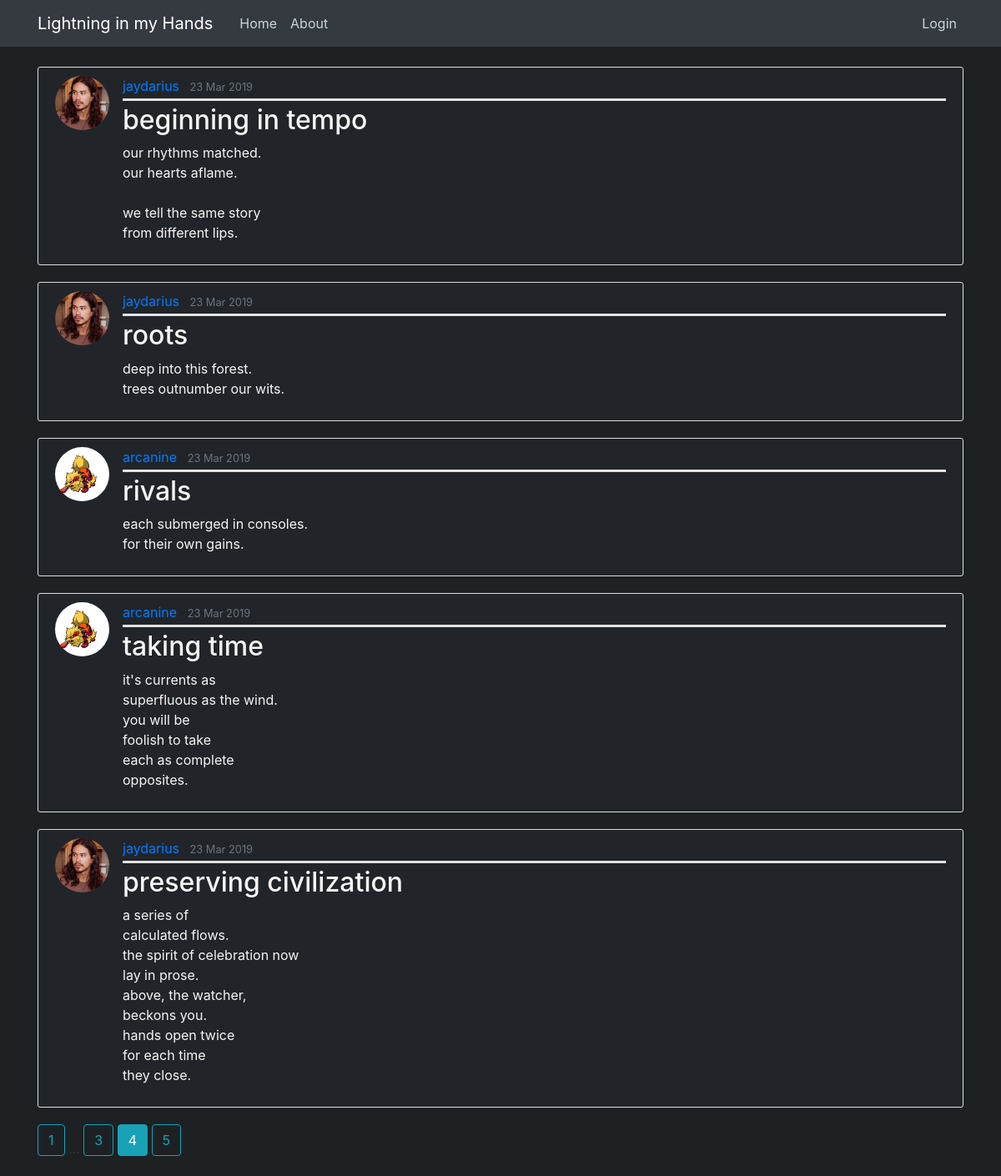
/home?page=4, run on the app's committed database.
### lightning_flask/models.py (models this page shows, shortened)
class Post(db.Model):
    id = db.Column(db.Integer, primary_key=True)
    title = db.Column(db.String(100), nullable=False)
    date_posted = db.Column(db.DateTime, nullable=False, default=datetime.utcnow)
    content = db.Column(db.Text, nullable=False)
    user_id = db.Column(db.Integer, db.ForeignKey('user.id'), nullable=False)

class User(db.Model, UserMixin):
    id = db.Column(db.Integer, primary_key=True)
    username = db.Column(db.String(20), unique=True, nullable=False)
    email = db.Column(db.String(120), unique=True, nullable=False)
    image_file = db.Column(db.String(20), nullable=False, default='default.jpg')
    password = db.Column(db.String(60), nullable=False)
    posts = db.relationship('Post', backref='author', lazy=True)

### lightning_flask/main/routes.py (the view)
@main.route("/")
@main.route("/home")
def home():  # AKA view function
    page = request.args.get('page', 1, type=int)  # by default, add a query parameter to this route. It's default value is 1
    posts = Post.query.order_by(Post.date_posted.desc()).paginate(page=page, per_page=5)
    return render_template('home.html', posts=posts)

### lightning_flask/templates/home.html
{% extends "layout.html" %}
{% block content %}
    {% for post in posts.items %}
        <article class="media content-section">
          <img class="rounded-circle article-img" src="{{ url_for('static', filename='profile_pics/' + post.author.image_file) }}">
          <div class="media-body">
            <div class="article-metadata">
              <a class="mr-2" href="{{ url_for('users.user_posts', username=post.author.username) }}">{{ post.author.username }}</a>
              <small class="text-muted">{{ post.date_posted.strftime('%d %b %Y') }}</small>
            </div>
            <h2><a class="article-title" href="{{ url_for('posts.post', post_id=post.id) }}">{{ post.title }}</a></h2>
            <p class="article-content">{{ post.content }}</p>
          </div>
        </article>
    {% endfor %}
    {% for page_num in posts.iter_pages(left_edge=1, right_edge=1, left_current=1, right_current=2) %}
        {% if page_num %}
            {% if posts.page == page_num %}
              <a class="btn btn-info mb-4" href="{{ url_for('main.home', page=page_num) }}">{{ page_num }}</a>
            {% else %}
              <a class="btn btn-outline-info mb-4" href="{{ url_for('main.home', page=page_num) }}">{{ page_num }}</a>
            {% endif %}
        {% else %}
        ...
        {% endif %}
    {% endfor %}
{% endblock content %}

### lightning_flask/static/dev-main.css (style rules this page uses)
body { background: #1d2124; color: #333333; margin-top: 5rem; }
h1, h2, h3, h4, h5, h6 { color: #007bff; }
p { color: whitesmoke; }
.content-section { background: #212529; padding: 10px 20px; border: 1px solid #dddddd; border-radius: 3px; margin-bottom: 20px; }
.article-title { color: whitesmoke; }
.article-content { white-space: pre-line; }
.article-img { height: 65px; width: 65px; margin-right: 16px; }
.article-metadata { padding-bottom: 3px; margin-bottom: 4px; border-bottom: 3px solid #e3e3e3 }

### data on the page
Post: image_file (picture), author.username "jaydarius", date_posted "23 Mar 2019", title "beginning in tempo", content "our rhythms matched. our hearts aflame. we tell the same story from different lips."
Post: image_file (picture), author.username "jaydarius", date_posted "23 Mar 2019", title "roots", content "deep into this forest. trees outnumber our wits."
Post: image_file (picture), author.username "arcanine", date_posted "23 Mar 2019", title "rivals", content "each submerged in consoles. for their own gains."
Post: image_file (picture), author.username "arcanine", date_posted "23 Mar 2019", title "taking time", content "it's currents as superfluous as the wind. you will be foolish to take each as complete opposites."
Post: image_file (picture), author.username "jaydarius", date_posted "23 Mar 2019", title "preserving civilization", content "a series of calculated flows. the spirit of celebration now lay in prose. above, the watcher, beckons you. hands open twice for each time they close."

### other printed values
{{ page_num }} "1" "3" "5"
{{ page_num }} "4"
